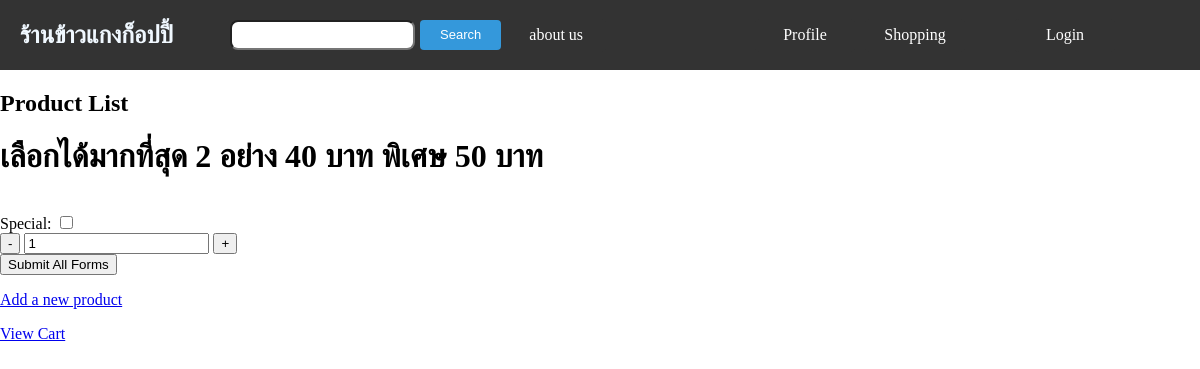
Page /shopping_food_type2/ on the earlier database version.
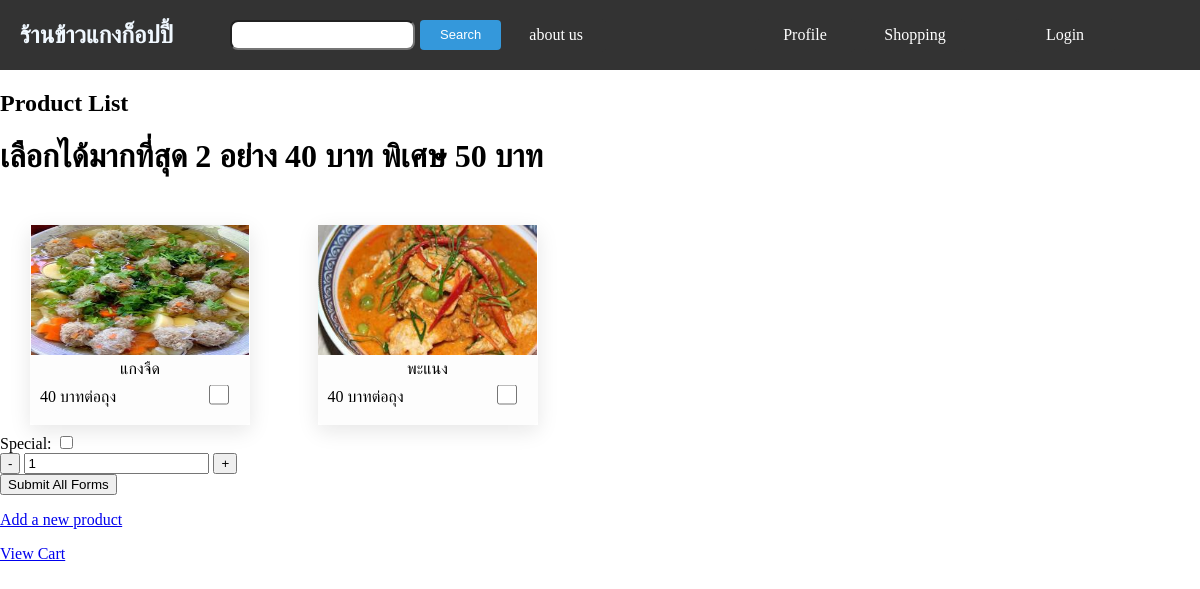
Same page on the later database version.
### app/models.py (models this page shows, shortened)
class Food(models.Model):
    name = models.CharField(max_length=100)
    price = models.IntegerField(default=0)
    unit = models.CharField(max_length=100,default='บาทต่อถุง')
    score = models.FloatField(default=0,blank=True,null=True)
    quantity_review = models.IntegerField(default=0,blank=True,null=True)
    quantity_sale = models.IntegerField(default=0)
    image = models.ImageField(upload_to='media/image/',blank=True,null=True)
    options = models.CharField(max_length=20, choices=(
        ('notchoose', 'ไม่ได้เลือก'),
        ('onsale', 'วางขาย'),
        ('soldout', 'ขายหมดแล้ว'),
    ), default='notchoose')

### app/views.py (the view)
# urls.py: path('shopping_food_type2/', shopping_food_type2, name='shopping_food2'),
def shopping_food_type2(request,id=None):
    foods = Food.objects.all()
    return render(request, 'app/shop_food2.html', {'food': foods,
                                                         })

### app/templates/app/shop_food2.html (shortened to what this page needs)
<!DOCTYPE html>
<html lang="en">
<head>
</head>
<body>
    {% include 'app/navbar.html' %}
    <h2>Product List</h2>
    <h1>เลือกได้มากที่สุด 2 อย่าง 40 บาท พิเศษ 50 บาท</h1>
    <div class="container-area">
        {%if not selected %}
        {%for f in food %}
            {%if f.options != 'notchoose'%}
            <div class="listitem">
                <a href="/foodview/{{f.id}}/">
                    <div class="boxlistfood">
                        {%if f.image %}
                        <div class="image-food">
                            <img src="{{f.image.url}}" alt="food-image">
                        </div>
                        {%endif%}
                        <div class="box-detail">
                            <div class="overlay">
                                <form class="add-to-cart-form" method="post" action="#">
                                    <input class="check_box" type="checkbox" name="add_to_cart">
                                  </form>
                            </div>
                            <div class="name">{{f.name}}</div>
                            <div class="detail_food">
                                <div class="food-price">{{f.price}} {{f.unit}}</div>
                            </div>
                          </a>
                        </div>
                    </div>
            {%endif%}
        {%endfor%}
    </div>
    <form class="checkbox_form" method="post" action="#">
        <label>
            Special:
            <input type="checkbox" name="special" value="selected">
        </label>
    </form>
      <form class="add-to-cart-form2" method="post" action="#">
        <div class="quantity-control">
            <button type="button" onclick="decrementQuantity('{{ f.id }}')">-</button>
            <input class="quantity_input" type="number" name="quantity" id="id_quantity_{{ product.id }}" value="1" min="0">
            <button type="button" onclick="incrementQuantity('{{ f.id }}')">+</button>
          </div>
      </form>
      <button class="button-btn" type="button" onclick="submitForms()">Submit All Forms</button>
      {%endif%}
    <p><a href="#">Add a new product</a></p>
    <p><a href="#">View Cart</a></p>
</body>
</html>

Differences in the rows shown:
now on this page (row edited): Food: image (picture), name "แกงจืด", price "40", unit "บาทต่อถุง"
now on this page (row edited): Food: image (placeholder picture), name "พะแนง", price "40", unit "บาทต่อถุง"
